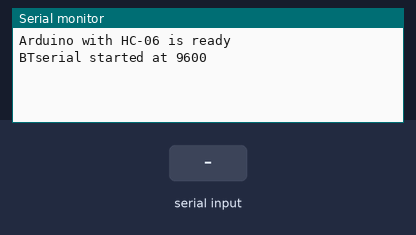
Recording of a sketch running on a simulated Arduino Uno, built with avr-gcc and run on an emulated ATmega328P. Parts: the last lines printed to the serial monitor. The inputs (shaded band) are chosen by the test bench.

Above: at 1.2 s.
1.3 s: "1" received over the second serial link
At 1.9 s:
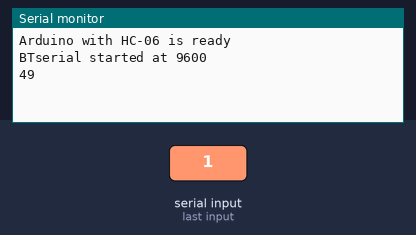
2.8 s: "0" received over the second serial link
At 4.0 s:
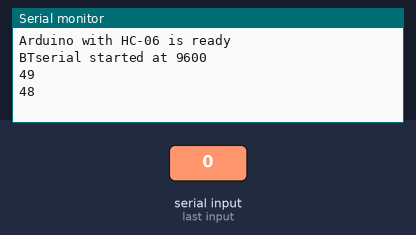
4.3 s: "2" received over the second serial link
At 5.4 s:
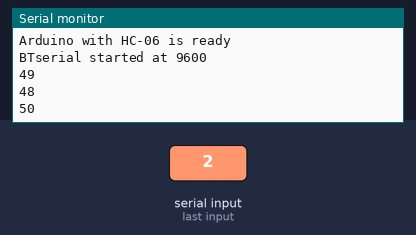

The sketch:

bluetooth_hc-06.ino
```cpp
#include <SoftwareSerial.h>
SoftwareSerial BTserial(2, 3);
int n;
int array[16];

void setup()
{
    Serial.begin(9600);
    Serial.println("Arduino with HC-06 is ready");

    BTserial.begin(9600);
    Serial.println("BTserial started at 9600");
}

void loop()
{
    if (BTserial.available())
    {
        for(n=0; n<16; n++)
        {
          if (BTserial.available())
          {
              array[n]=BTserial.read();
              Serial.println(array[n]);
          }
        }
    }
}
```

Measured:
- after the input at 1.3 s, the serial monitor: prints a new line at once (image 1)
- after the input at 2.8 s, the serial monitor: prints a new line at once (image 2)
- after the input at 4.3 s, the serial monitor: prints a new line at once (image 3)
